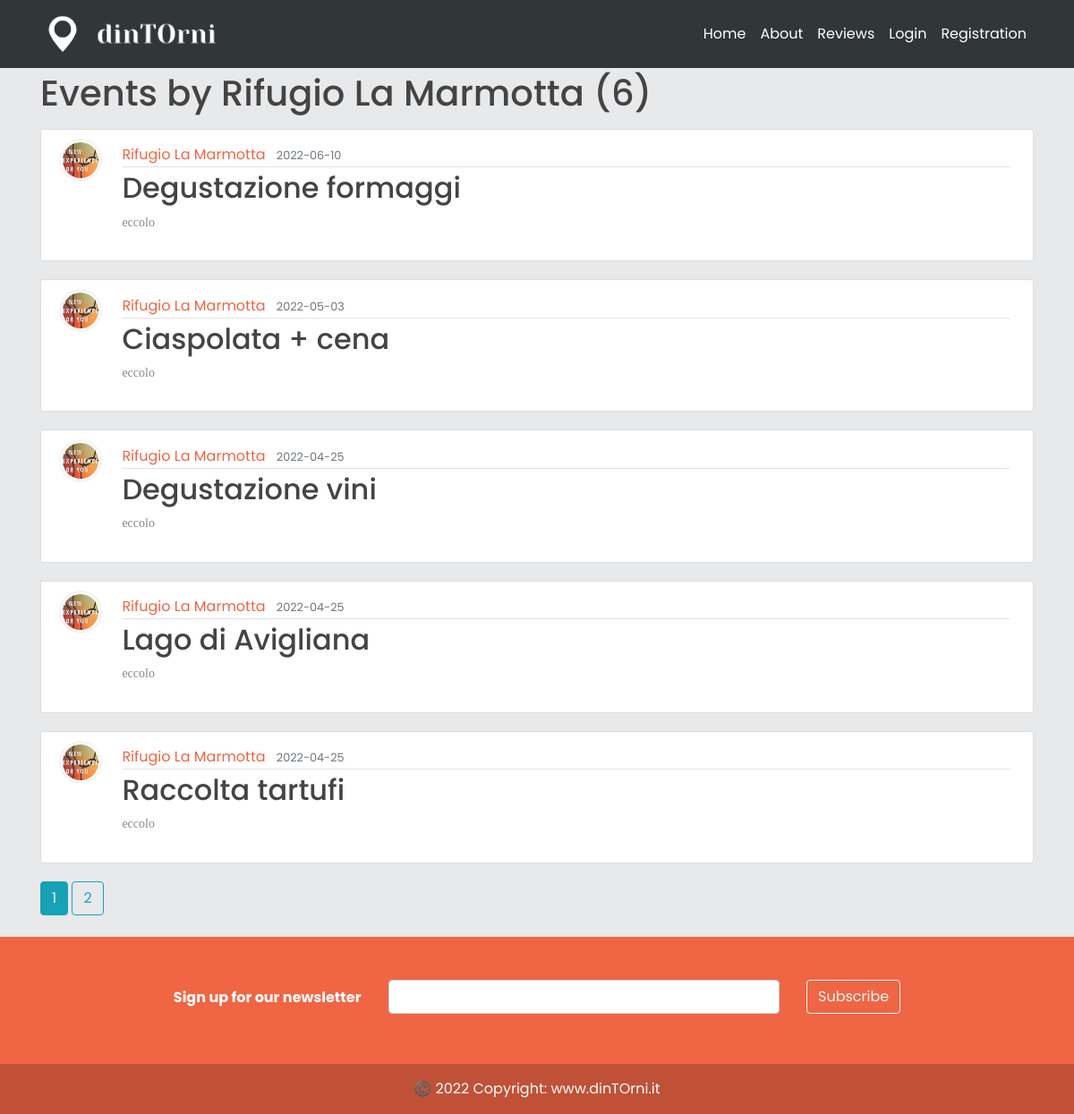
Before: /Rifugio La Marmotta with the older database file.
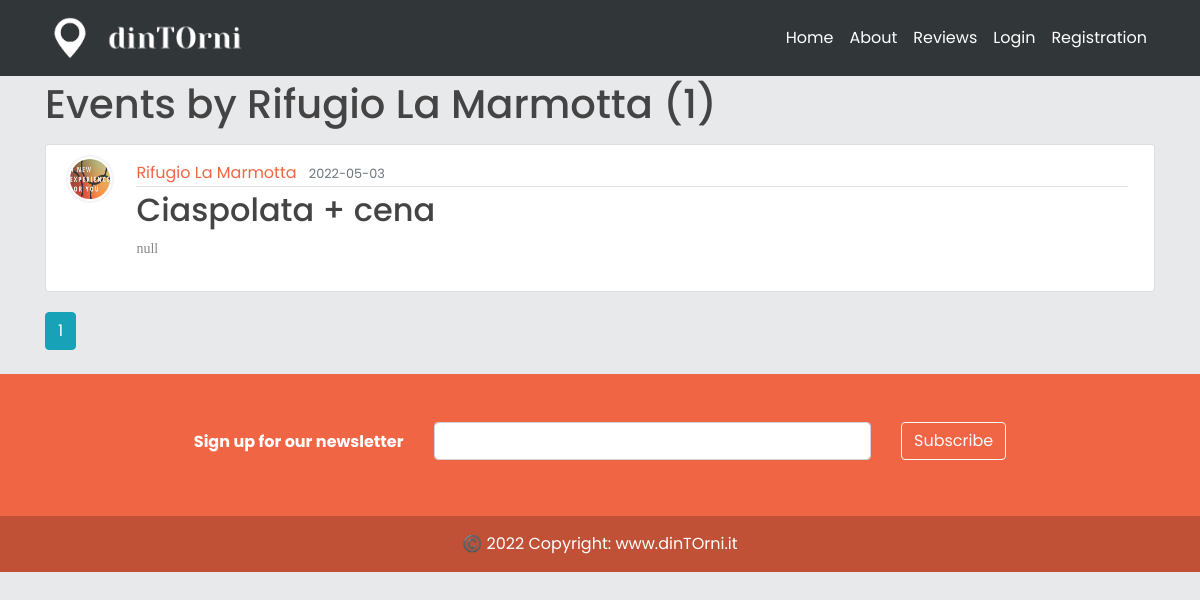
After: the same page with the newer database file.
### models.py (models this page shows, shortened)
class User(db.Model, UserMixin):
    _tablename__ = 'user'
    id = db.Column(db.Integer, primary_key=True)
    email = db.Column(db.String(120), unique=True, nullable=False)
    image_file = db.Column(db.String(20), nullable=False, default='default.jpg')
    password = db.Column(db.String(60), nullable=False)
    telephone = db.Column(db.Integer(), nullable=False)
    type= db.Column(db.String(20))
    __mapper_args__={
        'polymorphic_identity': 'user',
        'polymorphic_on': type
    }

class Business(User, db.Model):
    _tablename__ = 'business'
    id = db.Column(db.Integer, db.ForeignKey('user.id'), primary_key=True)
    name = db.Column(db.String(20), unique=True, nullable=False)
    vat_number = db.Column(db.Integer())#rimettere i nullable
    city = db.Column(db.String(20))
    address = db.Column(db.String(30))
    events = db.relationship('Event', backref='creator', lazy=True)
    link_facebook = db.Column(db.String())
    link_instagram = db.Column(db.String())
    link_twitter = db.Column(db.String())
    link_website = db.Column(db.String())
    __mapper_args__ = {
        'polymorphic_identity': 'business',
    }

class Event(db.Model):
    id = db.Column(db.Integer, primary_key=True)
    title = db.Column(db.String(100), nullable=False)
    date_event = db.Column(db.Date, nullable=False)
    location = db.Column(db.Text, nullable=False)
    price = db.Column(db.Float, nullable = True)
    equipment = db.Column(db.Text,  nullable=True)
    min_users = db.Column(db.Integer,  nullable=True)
    date_posted = db.Column(db.DateTime,
                            default=datetime.utcnow())  # default è listante corrente in cui posto
    content = db.Column(db.Text,  nullable=False)
    weaknesses = db.Column(db.Text,  nullable=True)
    image_event1 = db.Column(db.String(20), nullable=False, default='default.jpg')
    image_event2 = db.Column(db.String(20), nullable=False, default='default.jpg')
    image_event3 = db.Column(db.String(20), nullable=False, default='default.jpg')
    business_id = db.Column(db.Integer, db.ForeignKey('business.id'))  # db integer, è una chiave devo specificare la relazi

class User(db.Model, UserMixin):
    _tablename__ = 'user'
    id = db.Column(db.Integer, primary_key=True)
    email = db.Column(db.String(120), unique=True, nullable=False)
    image_file = db.Column(db.String(20), nullable=False, default='default.jpg')
    password = db.Column(db.String(60), nullable=False)
    telephone = db.Column(db.Integer(), nullable=False)
    type= db.Column(db.String(20))
    __mapper_args__={
        'polymorphic_identity': 'user',
        'polymorphic_on': type
    }

### app/users/routes.py (the view)
@users.route("/<string:name>")
def business_events(name):
    page = request.args.get('page', 1, type=int)
    business = Business.query.filter_by(name=name).first_or_404()
    events = Event.query.filter_by(creator=business).order_by(Event.date_posted.desc()).paginate(page=page, per_page=5)
    return render_template('business_events.html', events=events, business=business)

### app/templates/business_events.html
{% extends "layout.html" %}
{% block content %}
    <h1 class="mb-3">Events by {{ business.name }} ({{ events.total }})</h1>
    {% for event in events.items %}
        <article class="media content-section">
          <img class="rounded-circle article-img" src="{{ url_for('static', filename='profile_pics/' + event.creator.image_file) }}">
          <div class="media-body">
            <div class="article-metadata">
              <a class="mr-2" href="{{ url_for('users.business_events', name=event.creator.name) }}">{{ event.creator.name }}</a>
              <small class="text-muted">{{ event.date_event.strftime('%Y-%m-%d') }}</small>
            </div>
            <h2><a class="article-title" href="{{ url_for('events.event', event_id=event.id) }}">{{ event.title }}</a></h2>
            <p class="article-content">{{ event.content }}</p>
          </div>
        </article>
    {% endfor %}
    {% for page_num in events.iter_pages(left_edge=1, right_edge=1, left_current=1, right_current=2) %}
      {% if page_num %}
        {% if events.page == page_num %}
          <a class="btn btn-info mb-4" href="{{ url_for('users.business_events', name=business.name, page=page_num) }}">{{ page_num }}</a>
        {% else %}
          <a class="btn btn-outline-info mb-4" href="{{ url_for('users.business_events', name=business.name, page=page_num) }}">{{ page_num }}</a>
        {% endif %}
      {% else %}
        ...
      {% endif %}
    {% endfor %}
{% endblock content %}

### app/templates/layout.html (shortened to what this page needs)
<!DOCTYPE html>
<html>
<head>
    <link rel="stylesheet" href="https://maxcdn.bootstrapcdn.com/bootstrap/4.0.0/css/bootstrap.min.css">
    <link rel="stylesheet" type="text/css" href="{{ url_for('static', filename='main.css') }}">
    <link rel='stylesheet' href='https://cdnjs.cloudflare.com/ajax/libs/font-awesome/5.15.1/css/all.min.css'>
</head>
<body style="background-color: #E8E9EB;" >
    <header class="site-header">
      <nav class="navbar navbar-expand-md navbar-light text-color:white fixed-top" style="background-color:#313638;">
        <div class="container">
          <a class="navbar-brand mr-4 text-white" href="/">
              <img style="max-width:50px;" src="{{ url_for('static', filename='img/' + 'icon_w.png') }}">
              <img style="max-width:150px;" src="{{ url_for('static', filename='img/' + 'nome_w_nobg.png') }}">
          </a>
          <div class="collapse navbar-collapse" id="navbarToggle">
            <div class="navbar-nav ml-auto ms-auto">
                <a class="nav-item nav-link text-white" href="{{ url_for('main.home') }}">Home</a>
                <a class="nav-item nav-link text-white" href="{{ url_for('main.about') }}">About</a>
                <a class="nav-item nav-link text-white" href="{{ url_for('posts.reviews') }}">Reviews</a>
            {%  if current_user.is_authenticated %}
                <a class="nav-item nav-link text-white " href="{{ url_for('users.logout') }}">Logout</a>
            {% else %}
                 <a class="nav-item nav-link text-white" href="{{ url_for('users.login') }}">Login</a>
                <a class="nav-item nav-link text-white"  href="{{ url_for('users.general') }}">Registration</a>
            {% endif %}
               </div>
          </div>
        </div>
      </nav>
    </header>
    <main role="main" class="container" >
      <div class="row">
        <div class="col-lg-12">
          {% block content %}{% endblock %}
        </div>
      </div>
    </main>
<footer class="text-center text-white" style="background-color: #F06543;">
  <div class="container p-4 pb-0" style="">
    <section class="mt-2 mb-0 pt-2 pb-2">
      <form action="">
        <div class="row d-flex mt-1 pt-1 mb-0 justify-content-center" style="margin-top: 10px; margin-bottom: 10px">
          <div class="col-auto">
            <p class="pt-2">
              <strong>Sign up for our newsletter</strong>
            </p>
          </div>
          <div class="col-md-5 col-12">
            <div class="form-outline form-white mb-4">
              <input type="email" id="form5Example29" class="form-control" />
            </div>
          </div>
          <div class="col-auto">
            <button type="submit" class="btn btn-outline-light mb-4">
              Subscribe
            </button>
          </div>
        </div>
      </form>
    </section>
  </div>
  <div class="text-center p-3" style="background-color: rgba(0, 0, 0, 0.2);">
    ©️ 2022 Copyright:
    <a class="text-white" href="{{ url_for('main.home') }}"> www.dinTOrni.it</a>
  </div>
</footer>
</body>
</html>

### app/static/main.css (style rules this page uses)
body { background: #fafafa; color: #333333; margin-top: 5rem; }
h1, h2, h3, h4, h5, h6 { color: #444444; }
.site-header .navbar-nav .nav-link { color: #cbd5db; }
.content-section { background: #ffffff; padding: 10px 20px; border: 1px solid #dddddd; border-radius: 3px; margin-bottom: 20px; }
.article-title { color: #444444; }
.article-content { white-space: pre-line; }
.article-img { height: 65px; width: 65px; margin-right: 16px; }
.article-metadata { padding-bottom: 1px; margin-bottom: 4px; border-bottom: 1px solid #e3e3e3 }
img { border: 0; }
img { max-width: 100%; }
img { vertical-align: middle; border-style: none; }
*, body { font-family: "Poppins", sans-serif; }
a { color: #F06543; }
.text-center { text-align: center !important; }
.rounded-circle { border-radius: 50% !important; }
.media { display: -ms-flexbox; display: flex; -ms-flex-align: start; align-items: flex-start; }
.d-flex { display: -ms-flexbox !important; display: flex !important; }
.media img { width: 48px !important; height: 48px !important; padding: 2px; border: 2px solid #f4f4f4; }
.media-body { -ms-flex: 1; flex: 1; padding: .4rem !important; }
.media-body p { font-family: 'Rokkitt', serif; font-weight: 500 !important; font-size: 14px; color: #88898a; }

Changed rows visible on the page:
removed Event: image_file (placeholder picture), creator.name "Rifugio La Marmotta", date_event "2022-06-10", title "Degustazione formaggi", content "eccolo"
removed Event: image_file (placeholder picture), creator.name "Rifugio La Marmotta", date_event "2022-05-03", title "Ciaspolata + cena", content "eccolo"
removed Event: image_file (placeholder picture), creator.name "Rifugio La Marmotta", date_event "2022-04-25", title "Degustazione vini", content "eccolo"
removed Event: image_file (placeholder picture), creator.name "Rifugio La Marmotta", date_event "2022-04-25", title "Lago di Avigliana", content "eccolo"
removed Event: image_file (placeholder picture), creator.name "Rifugio La Marmotta", date_event "2022-04-25", title "Raccolta tartufi", content "eccolo"
now on this page (row edited): Event: image_file (placeholder picture), creator.name "Rifugio La Marmotta", date_event "2022-05-03", title "Ciaspolata + cena", content "null"
Other visible differences:
{{ events.total }}: "6" → "1"
list line gone: "2"
